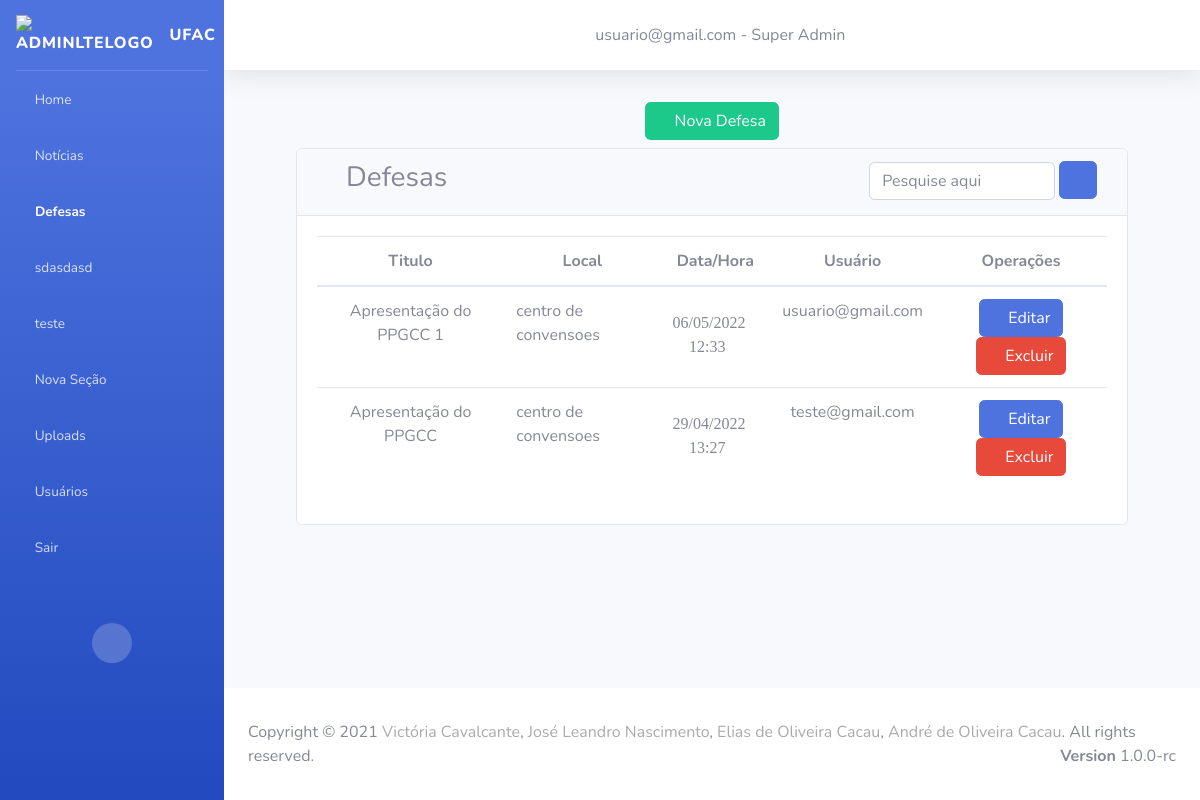
The app's page /defesa/ (signed in), older data.
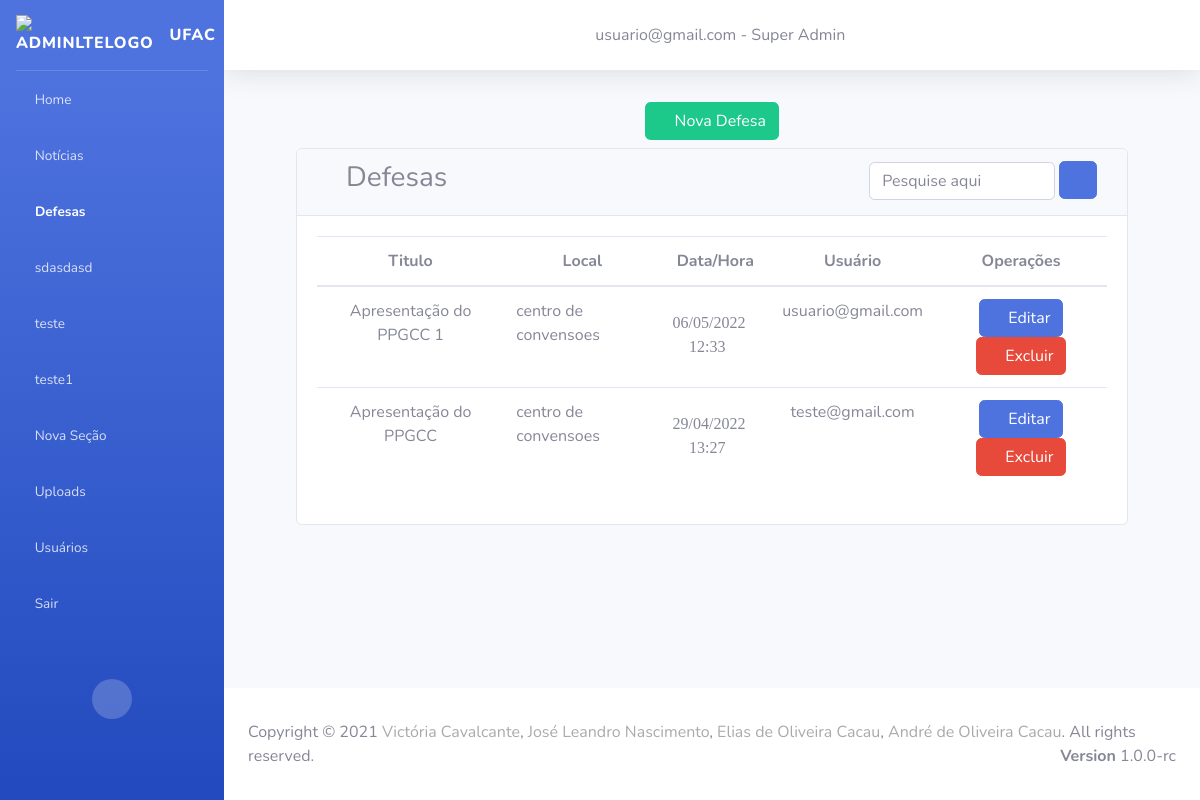
The same page, newer data.
### secao/models.py (models this page shows)
class Secao(models.Model):
    titulo = models.CharField(
        unique=True,
        max_length= 200,
        null = False,
        blank = False
    )
    icon = models.CharField(
        max_length= 100,
        null = False,
        blank = False
    )
    usuario = models.ForeignKey(
        Usuario,
        on_delete=models.SET_NULL,
        null = True
    )
    ordem = models.IntegerField()
    ativada = models.BooleanField(
        default=True,
    )
    data_criacao = models.DateTimeField(auto_now=True)
    usuarios = models.ManyToManyField(Usuario,related_name="+")

### defesa/models.py (models this page shows)
class Defesa(models.Model):
    titulo = models.CharField(
        max_length= 100,
        unique= True,
        null=False,
        blank=False
    )
    local = models.CharField(
        max_length= 100,
        null=False,
        blank=False
    )
    horario = models.DateTimeField(
        null=False,
        blank=False
    )
    conteudo = models.TextField(
    )
    data_criacao =  models.DateTimeField(
        auto_now=True
    )
    usuario = models.ForeignKey(
        Usuario,
        null = True,
        on_delete=models.SET_NULL
    )

### usuario/models.py (models this page shows)
class Usuario(models.Model):
    usuario = models.CharField(
        max_length = 100,
        null = False,
        blank = False
    )
    senha = models.CharField(
        max_length = 10,
        null = False,
        blank = False
    )
    permissao = models.IntegerField(
        null = False,
        blank = False
    )
    ativado = models.BooleanField(
        null = False,
        blank = False,
        default = True
    )
    data_cadastro = models.DateField(
        auto_now = True
    )

### defesa/views.py (the view)
# urls.py: path("defesa/",defesa),
def defesa(request):
    try:
        usuario_logado = Usuario.objects.get(id=request.session.get('id_usuario'))
        if usuario_logado.permissao == 2:
            defesas = Defesa.objects.all()
            secoes = Secao.objects.all().order_by('ordem')
            subsecoes = Subsecao.objects.all().order_by('ordem')
        else:
            defesas = Defesa.objects.filter(usuario=usuario_logado)
            secoes = Secao.objects.filter(usuario= usuario_logado).order_by('ordem')
            subsecoes = Subsecao.objects.filter(usuarios=usuario_logado).order_by('ordem')
    except:
        messages.add_message(request,messages.WARNING,"É necessário autenticação")
        return redirect("/login/")
    return render(request, 'defesa/index.html', {
        'defesas': defesas,
        "secoes": secoes,
        'usuario_logado': usuario_logado,
        "subsecoes": subsecoes
    })

### defesa/templates/defesa/index.html (shortened to what this page needs)
{% extends "base.html" %} {% block menu-defesa %}
<li class="nav-item active">
    <a href="/defesa/" class="nav-link">
        <i class="fas fa-user-graduate"></i>
        <span translate="no">Defesas</span>
    </a>
</li>
{% endblock %} {% block conteudo %}
<div class="content-wrapper">
    <div class="content-header mb-2">
        <div class="container-fluid">
            <div class="row">
                <div class="col text-center">
                    <a href="/cadatrarDefesa/" class="btn btn-success mt-2" href="">
                        <i class="fas fa-plus"></i> Nova Defesa
                    </a>
                </div>
            </div>
        </div>
    </div>
    <section class="content">
        <div class="container">
            <div class="card">
                <div class="card-header">
                    <div class="row">
                        <div class="col-8">
                            <h3><i class="fas fa-user-graduate"></i> Defesas</h3>
                        </div>
                        <div class="col-4 text-center">
                            <form action="/busca_defesas/" method="post">
                                <input type="text" class="form-control inputValor w-75" style="display:inline;" name="valor_pesquisa" placeholder="Pesquise aqui">
                                <button class="btn btn-primary mb-1" style="display:inline;">
                                    <i class="fas fa-search"></i>
                                </button>
                            </form>
                        </div>
                    </div>
                </div>
                <div class="card-body">
                    <table class="table">
                        <thead>
                            <th class="text-center">Titulo</th>
                            <th class="text-center">Local</th>
                            <th class="text-center">Data/Hora</th>
                            <th class="text-center">Usuário</th>
                            <th class="text-center">Operações</th>
                        </thead>
                        <tbody id="myTable">
                            {% for defesa in defesas %}
                            <tr>
                                <td class="text-center">
                                    {{ defesa.titulo }}
                                </td class="text-center">
                                <td>
                                    {{ defesa.local }}
                                </td>
                                <td>
                                    <i class="far fa-calendar-alt" translate="no"> {{ defesa.horario|date:'d/m/Y' }} </i>
                                    <br>
                                    <i class="far fa-clock" translate="no"> {{ defesa.horario|date:'H:i' }} </i>
                                </td>
                                <td class="text-center">
                                    {{defesa.usuario.usuario}}
                                </td>
                                <td class="text-center">
                                    <form action="/editarDefesa/" method="post" style="display:inline;">
                                        <button class="btn btn-primary">
                                            <i class="nav-icon fas fa-edit"></i>
                                            Editar
                                        </button>
                                    </form>
                                    <button type="button" class="btn btn-danger" data-toggle="modal" data-target="#excluir{{ defesa.id }}">
                                            <i class="nav-icon fas fa-trash"></i>
                                            Excluir
                                    </button>
                                </td>
                            </tr>
                            {% endfor %}
                        </tbody>
                    </table>
                </div>
            </div>
        </div>
    </section>
</div>
{% endblock %}

### home/templates/base.html (shortened to what the changed rows need)
{% load static %} {% load auxiliares %}
<!DOCTYPE html>
<html lang="pt-BR">
<head>
    <link href="{% static 'vendor/fontawesome-free/css/all.min.css' %}" rel="stylesheet" type="text/css">
    <link href="{% static 'css/sb-admin-2.min.css' %}" rel="stylesheet">
    <link rel="stylesheet" href="{% static 'css/style-admin.css' %}">
    <link rel="stylesheet" href="{% static 'css/style-home.css' %}">
    <link rel="stylesheet" href="{% static 'css/style-contrele-permicoes.css' %}">
</head>
<body id="page-top">
    <div id="wrapper">
        <ul class="navbar-nav bg-gradient-primary sidebar sidebar-dark accordion" id="accordionSidebar">
             {% for secao in secoes %}
            <li class="nav-item">
                <a class="nav-link collapsed" href="#" data-toggle="collapse" data-target="#collapse{{secao.id}}" aria-expanded="true" aria-controls="collapseTwo">
                    <i class="{{ secao.icon }}"></i>
                    <span>{{secao.titulo}}</span>
                </a>
            </li>
            {% endfor %}
        </ul>
        <div id="content-wrapper" class="d-flex flex-column">
            <div id="content">
                <div class="container-fluid">
                    <div class="container">
                         {% block conteudo %} {% endblock %}
                    </div>
                </div>
            </div>
        </div>
    </div>
</body>
</html>

Row changes from the older to the newer data that the page shows:
added Secao: titulo "teste1"
